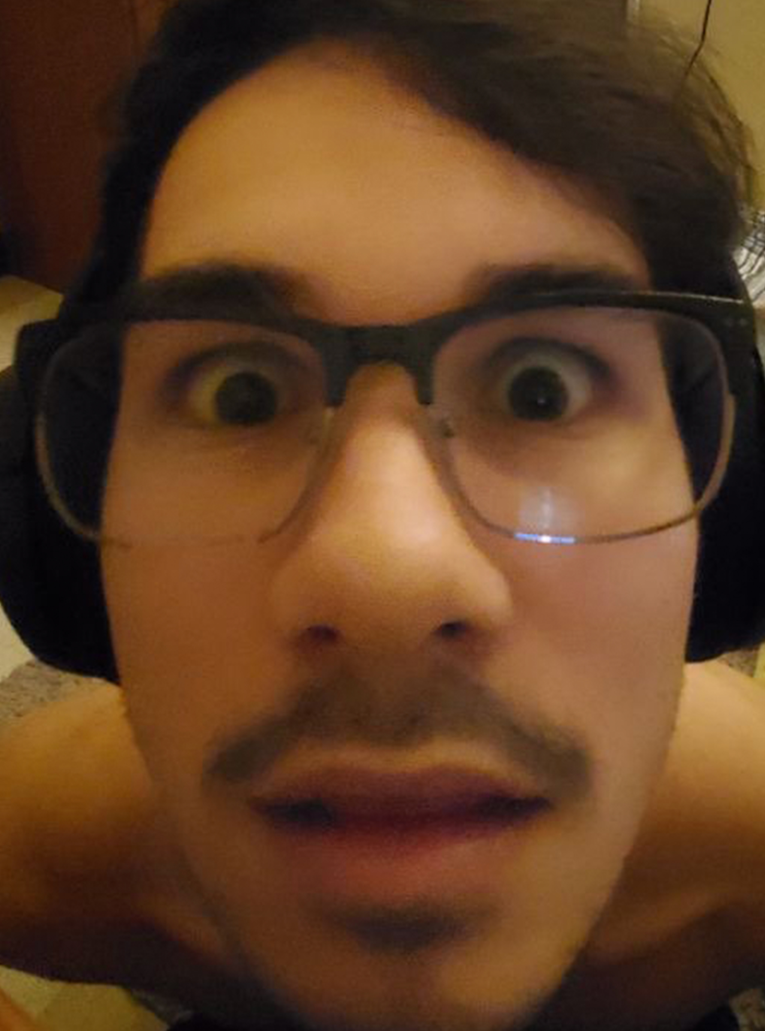
#> input picture Images/corbTest2.jpg, 2295 x 3092 px (shown at 1/3 size)
$ python pyramid_blending.py
#> lines starting #> are read from the running program, lines starting #| are printed output that depends on the picture; after the words box and inside, x2 and y2 are one past the last pixel; in counts of white or black regions, pixels touching at a corner belong together


# Import required libraries
import numpy as np
import cv2
from skimage.transform import resize
from matplotlib import pyplot as plt
# np.set_printoptions(threshold=np.inf)
# Read source, target and mask for a given id
def Read(id, path = ""):
    # [9 lines of commented-out code are left out]

#> called with id = '01', path = '../Images/'
    source = plt.imread(path + "corbTest2.jpg")
#> source is the input picture: shape (3092, 2295, 3); mean R, G, B 96.2, 62.4, 36.2
    info = np.iinfo(source.dtype) # get information about the image type (min max values)
    source = source.astype(np.float32) / info.max # normalize the image into range 0 and 1
    target = plt.imread(path + "spenTest3.jpg")
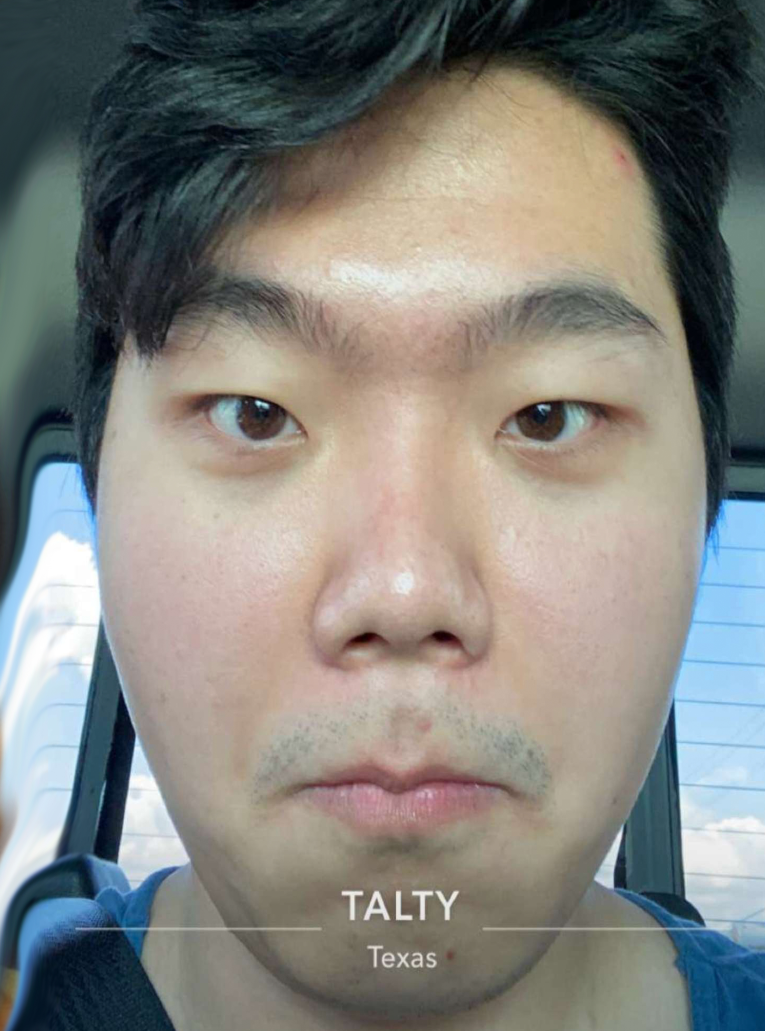
#> input picture Images/spenTest3.jpg, 2295 x 3092 px (shown at 1/3 size)
#> target is the input picture: shape (3092, 2295, 3); mean R, G, B 130, 130, 125.1
    info = np.iinfo(target.dtype) # get information about the image type (min max values)
    target = target.astype(np.float32) / info.max # normalize the image into range 0 and 1
    mask   = plt.imread(path + "maskSC2.jpg")
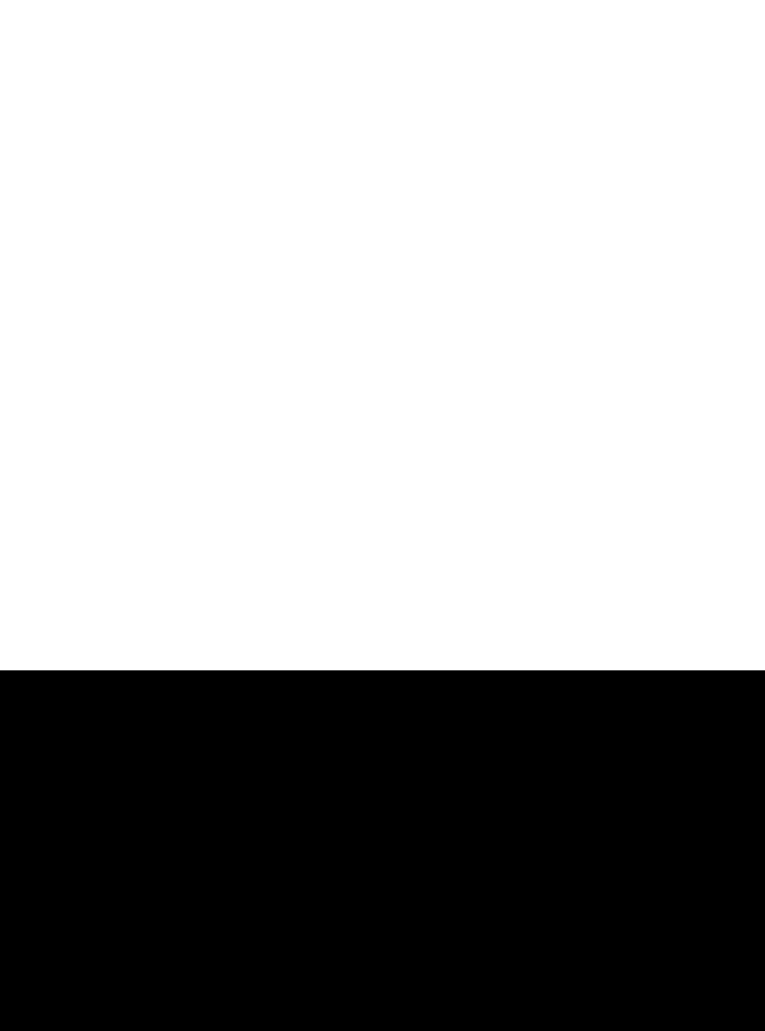
#> input picture Images/maskSC2.jpg, 2295 x 3092 px (shown at 1/3 size)
#> mask is the input picture: shape (3092, 2295, 3); 65% white; 1 black region, box (x1, y1, x2, y2) and area: (0, 2011, 2295, 3092) 2480895
    info = np.iinfo(mask.dtype) # get information about the image type (min max values)
    mask = mask.astype(np.float32) / info.max # normalize the image into range 0 and 1

    return source, mask, target
# Question!!!
# How to properly pad? - use np.pad???
# Does this stuff look properly implemented / right idea?
# How to collapse pyramid, slides confuse me with the diff pics adding together?
# What are "failures" again? - what do the operatons do?

# Pyramid Blend
def PyramidBlend(source, mask, target, levels):
    # [11 lines of commented-out code are left out]

#> called with levels = 3
    gausMask = gaussianPyr(mask, levels)
#> after the loop in gaussianPyr, `for i in range(levels - 1):`: imgArray = 3 items
#> gausMask = 3 items
    gausTarget = gaussianPyr(target, levels)
#> the loop in gaussianPyr (call 2), `for i in range(levels - 1):` made 2 passes
#> pass 2, in gaussianPyr (call 2), `img = resize(img, newShape)`:
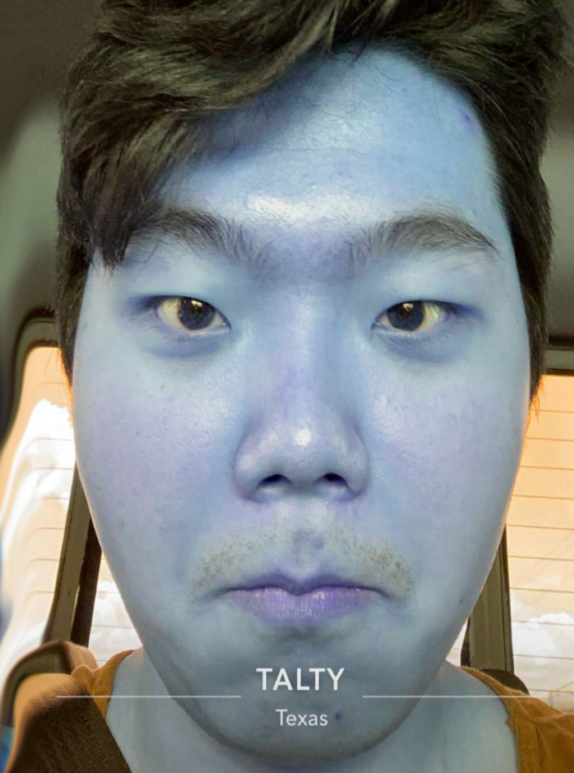
#> img: shape (773, 574, 3) float32; mean of channels 0, 1, 2 0.51, 0.51, 0.491; drawn as B, G, R
#> gausTarget = 3 items
    gausSource = gaussianPyr(source, levels)
#> the loop in gaussianPyr (call 3), `for i in range(levels - 1):` made 2 passes
#> pass 2, in gaussianPyr (call 3), `img = resize(img, newShape)`:
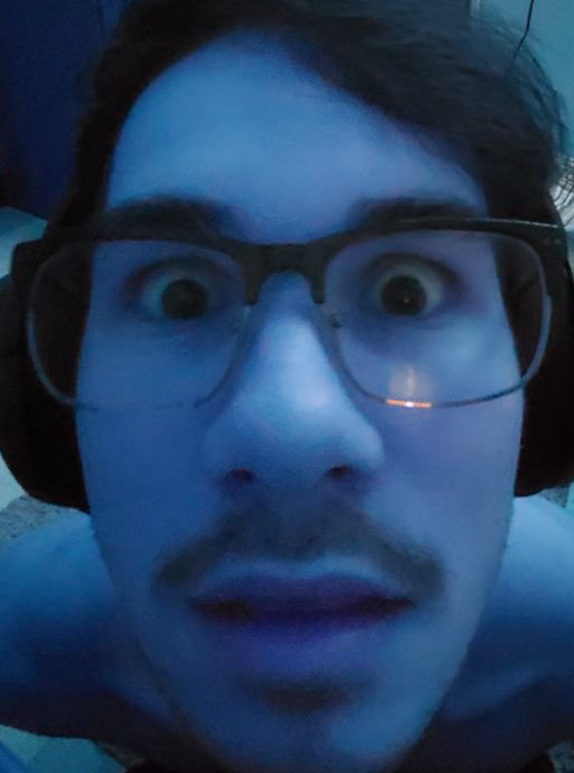
#> img: shape (773, 574, 3) float32; mean of channels 0, 1, 2 0.377, 0.245, 0.142; drawn as B, G, R
#> gausSource = 3 items
    # print(gausTarget)

    lapTarget = lapPyr(gausTarget, levels)
#> the loop in lapPyr, `for i in range(levels):` made 3 passes
#> pass 2, in lapPyr, `outputImg = currImg - nextImg`:
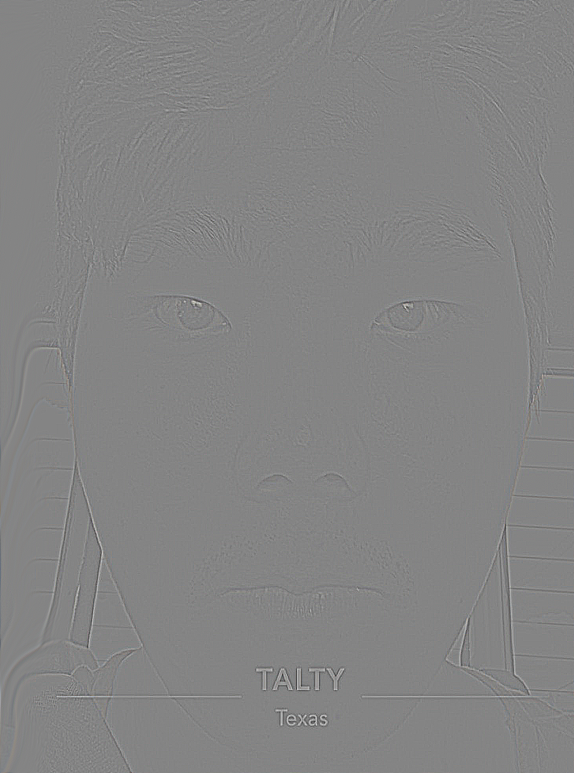
#> outputImg: shape (1546, 1148, 3) float32 (shown at 1/2 size); mean of channels 0, 1, 2 -1.52e-06, -2.6e-06, -3.21e-06; drawn with min black and max white
#> lapTarget = 3 items
    lapSource = lapPyr(gausSource, levels)
#> lapSource = 3 items
    LCArr = []

    # for each level compute
    for i in range(levels):
        LC = gausMask[i] * lapSource[i] + (1 - gausMask[i]) * lapTarget[i]

        # Add to array to build pyramid to collapse
        LCArr.append(LC)
#> this loop made 3 passes
#> pass 3, in PyramidBlend, `LC = gausMask[i] * lapSource[i] + (1 - gausMask[i]) * lapTarget[i]`:
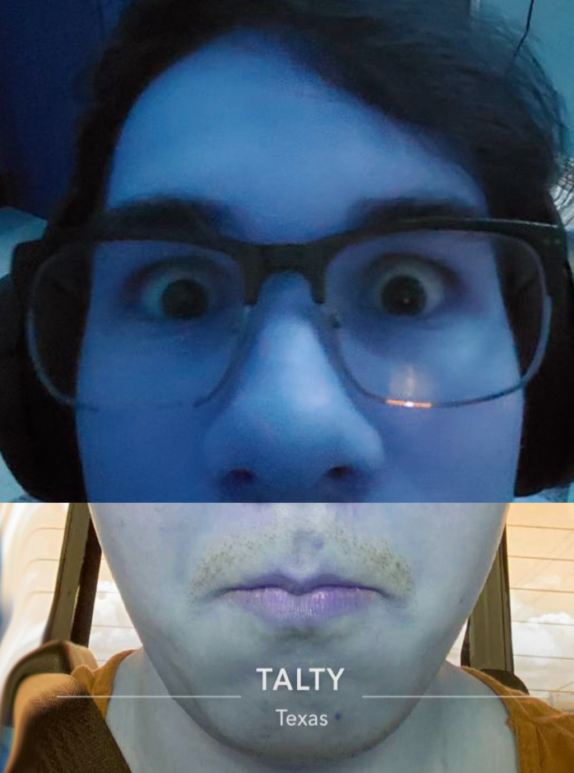
#> LC: shape (773, 574, 3) float32; mean of channels 0, 1, 2 0.427, 0.353, 0.287; drawn as B, G, R
#> after the loop, LCArr = 3 items

    final = collapsePyr(LCArr, levels)
    return final

# create gaussian pyramid using mask w/ pyr down (4 levels)
def gaussianPyr(img, levels):
    imgArray = [img]

    # img1, img2, img3 = img.shape
    # levels - 1 since OG img is already in array, downsample twice
    for i in range(levels - 1):
        # pyr method
        # img = cv2.pyrDown(img)

        # resize method
        # Downsample OG image
        nextHeight, nextWidth, nextNoth = img.shape
        newShape = (np.round(nextHeight / 2), np.round(nextWidth / 2))
        img = resize(img, newShape)

        # print("img")
        # print(img.shape)
        # Add to array to build pyramid, repeat for X levels
        imgArray.append(img)
    return imgArray


def lapPyr(imgArray, levels):
    # print(imgArray[3])
    # [0, 1, 2 ,3] - 0 is OG image | 3 is smallest
    # currImg = imgArray[0]

    outputArray = []
    for i in range(levels):
        # smallest img L4 = G4 right?
        if (i == (levels - 1)):
            outputArray.append(imgArray[(levels - 1)])
            break

        # following slides 21 of 05_Pyr

        # pyr method
        # currImg = imgArray[i]
        # nextImg = imgArray[i + 1]
        # nextImg = cv2.pyrUp(nextImg)

        # resize method
        # print("nextImg2")
        # print(nextImg.shape)

        # Get the biggest version of image
        currImg = imgArray[i]

        # Resize the next smaller version of the image to current bigger size
        currHeight, currWidth, currNoth = currImg.shape
        nextShape = (currHeight, currWidth) #(np.round(nextHeight * 2), np.round(nextWidth * 2))
        nextImg = resize(imgArray[i + 1], nextShape)

        # Take the difference and add to pyramid array, repeat
        outputImg = currImg - nextImg
        outputArray.append(outputImg)

    return outputArray

def collapsePyr(imgArray, levels):
#> called with levels = 3
    counter = levels - 1
    print('imgArray')
    print(imgArray[2].shape)
#| (773, 574, 3)
    outputArray = []
    outputImg = imgArray[-1]
    # following slides 24
    for i in range(levels - 2, -1, -1):
        # [13 lines of commented-out code are left out]
        nextImg = imgArray[i]

        # print('Small Ver')
        # print(currImg.shape)

        # Upscale Small Version to the Next larger image size
        nextHeight, nextWidth, nextNoth = nextImg.shape
        nextShape = (nextHeight, nextWidth)
        outputImg = resize(outputImg, nextShape)

        # [6 lines of commented-out code are left out]
        outputImg += nextImg
        # print('test')
        # print(outputImg.shape)


        # counter -= 1

    return outputImg

if __name__ == '__main__':
    # Setting up the input output paths
    inputDir = '../Images/'
    outputDir = '../Results/'

    # main area to specify files and display blended image

    index = 1
    levels = 3
    # Read data and clean mask
    # maskOriginal = Read(str(index).zfill(2), inputDir)
    source, maskOriginal, target = Read(str(index).zfill(2), inputDir)

    # target = cv2.imread('../Images/bungTest2.jpg')
    # maskOriginal = cv2.imread('../Images/maskTest3.jpg')
    # source = cv2.imread('../Images/bungTest2.jpg')
    # Cleaning up the mask
    mask = np.ones_like(maskOriginal)
    mask[maskOriginal < 0.5] = 0

    ### The main part of the code ###
    # Implement the PyramidBlend function (Task 2)
    pyramidOutput = PyramidBlend(source, mask, target, levels)
    # pyramidOutput = collapsePyr(pyramidOutput)


    # Writing the result
    # print(np.amax(pyramidOutput))
    # print(np.amin(pyramidOutput))
    pyramidOutput = np.clip(pyramidOutput, 0, 1)
    plt.imsave("naiveBlend.jpg".format(outputDir, str(index).zfill(2)), pyramidOutput)
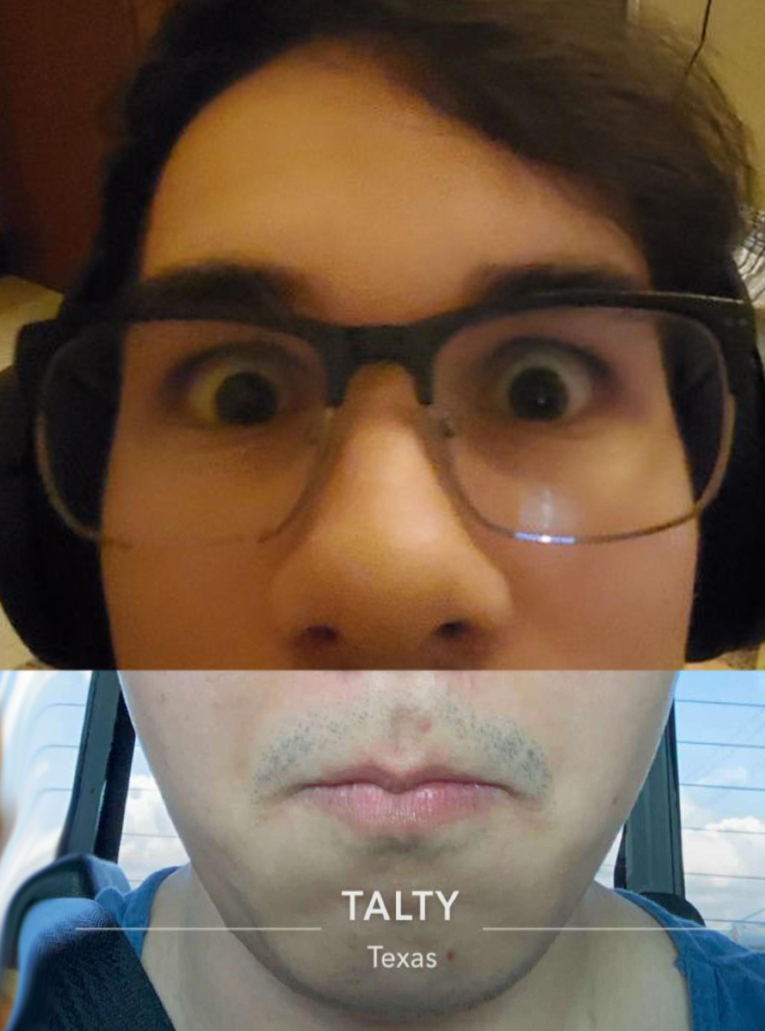
#> saved as naiveBlend.jpg: shape (3092, 2295, 3) (shown at 1/3 size); mean R, G, B 109, 89.9, 73.4
#use cv2.pyr down for gaussian

# for lap build gaus pyramid, then starting from the bottom (lower res), go up, up sample
# and find the differnece between upsample and take the diffenec between the level above and upsample.
# Then difference for s and t compute gaus for mask, mask will have diff res, for every res combine the 2, use the mask at the specific res
# Then the image will be the sum of all the differences of everything

# pyr up = upsample

# Compute Laplacian pyramids LS and LT from the source and target images.
# peer up and peer down
# lap - compute gaus and upscale from previous level ?
#   use skimage.transform.resize to form x levels?
# Compute a Gaussian pyramid GM from the mask.
# use gaus to mix 2 lap
#
# Use the the Gaussian pyramid to combine the source and target Laplacian pyramids as follows:
#   LC(l) = GM(l) × LS(l) + (1 − GM(l)) × LT (l), where l is the layer index.

# Collapse the blended pyramid LC to reconsruct the final blended image
